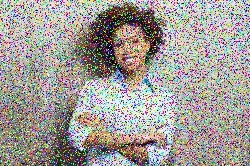
#> input picture CSU/Modules/CT_Asgmts/CSC515/Impulse_noise_image.jpg, 250 x 166 px, given in place of Kitty_image.jpg, which was not available
$ python Option2_Kitten_image_multiscale_representation.py
#> lines starting #> are read from the running program, lines starting #| are printed output that depends on the picture; pictures that were not available may be replaced by others from this repository, and a replacement may not be noted
import cv2
import sys

# Path to the input image
image_path = '/Users/tvishwak/Documents/GitHub/module3/CSU/Modules/CT_Asgmts/CSC515/Kitty_image.jpg'

# Step 1: Display the original image and extract the color channels
def extract_channels(image_path):
    # Load the image
    image = cv2.imread(image_path)
#> image is the input picture: shape (166, 250, 3); mean B, G, R 151.6, 156, 161

    # Check if the image was loaded successfully
    if image is None:
        print("Error: Unable to load the image. Please check the file path.")
        sys.exit(1)  # Exit with an error code

    # Display the original image
    cv2.imshow('Original Image', image)
    cv2.waitKey(3000)  # Wait for 3 seconds before automatically closing
    cv2.destroyAllWindows()

    # Split the image into its three color channels (Blue, Green, Red)
    blue_channel, green_channel, red_channel = cv2.split(image)
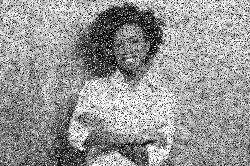
#> blue_channel: shape (166, 250); min 0, max 255, mean 151.6
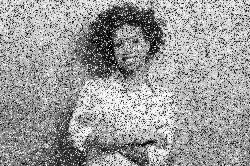
#> green_channel: shape (166, 250); min 0, max 255, mean 156
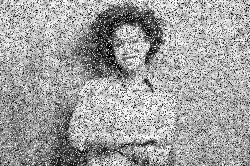
#> red_channel: shape (166, 250); min 0, max 255, mean 161

    # Save the individual channels as grayscale images
    cv2.imwrite('/Users/tvishwak/Documents/GitHub/module3/CSU/Modules/CT_Asgmts/CSC515/blue_channel.jpg', blue_channel)
    cv2.imwrite('/Users/tvishwak/Documents/GitHub/module3/CSU/Modules/CT_Asgmts/CSC515/green_channel.jpg', green_channel)
    cv2.imwrite('/Users/tvishwak/Documents/GitHub/module3/CSU/Modules/CT_Asgmts/CSC515/red_channel.jpg', red_channel)
    print("Channels saved successfully!")

    # Display the individual channels
    cv2.imshow('Blue Channel', blue_channel)
    cv2.imshow('Green Channel', green_channel)
    cv2.imshow('Red Channel', red_channel)
    cv2.waitKey(3000)  # Wait for 3 seconds before closing
    cv2.destroyAllWindows()

    return blue_channel, green_channel, red_channel

# Step 2: Merge the channels back into a single colored image
def merge_channels(blue_channel, green_channel, red_channel):
    # Merge the channels back into a colored image
    merged_image = cv2.merge([blue_channel, green_channel, red_channel])

    # Save the merged image
    merged_image_path = '/Users/tvishwak/Documents/GitHub/module3/CSU/Modules/CT_Asgmts/CSC515/merged_image.jpg'
    cv2.imwrite(merged_image_path, merged_image)
    print(f"Merged image saved at: {merged_image_path}")

    # Display the merged image
    cv2.imshow('Merged Image (Original)', merged_image)
    cv2.waitKey(3000)  # Wait for 3 seconds before closing
    cv2.destroyAllWindows()

    return merged_image

# Step 3: Swap the red and green channels, and merge them into a GRB image
def swap_channels(blue_channel, green_channel, red_channel):
    # Merge the channels in the order Green, Red, Blue (GRB)
    swapped_image = cv2.merge([green_channel, red_channel, blue_channel])
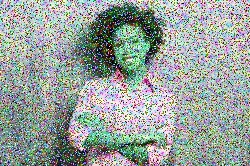
#> swapped_image: shape (166, 250, 3); mean of channels 0, 1, 2 156, 161, 151.6; drawn as B, G, R

    # Save the swapped image
    swapped_image_path = '/Users/tvishwak/Documents/GitHub/module3/CSU/Modules/CT_Asgmts/CSC515/swapped_grb_image.jpg'
    cv2.imwrite(swapped_image_path, swapped_image)
    print(f"Swapped (GRB) image saved at: {swapped_image_path}")

    # Display the swapped image
    cv2.imshow('Swapped Channels Image (GRB)', swapped_image)
    cv2.waitKey(3000)  # Wait for 3 seconds before closing
    cv2.destroyAllWindows()

    return swapped_image

# Main function to execute the steps
def main():
    # Step 1: Display the original image and extract the channels
    blue_channel, green_channel, red_channel = extract_channels(image_path)

    # Step 2: Merge the channels back into a colored 3D image
    merged_image = merge_channels(blue_channel, green_channel, red_channel)

    # Step 3: Swap the red and green channels, and merge them back (GRB format)
    swapped_image = swap_channels(blue_channel, green_channel, red_channel)

    print("Processing completed successfully! Exiting program.")
    sys.exit(0)  # Explicitly exit the program
#> (the program exits here)

$ run again, on CSU/Modules/CT_Asgmts/CSC515/Me.jpeg
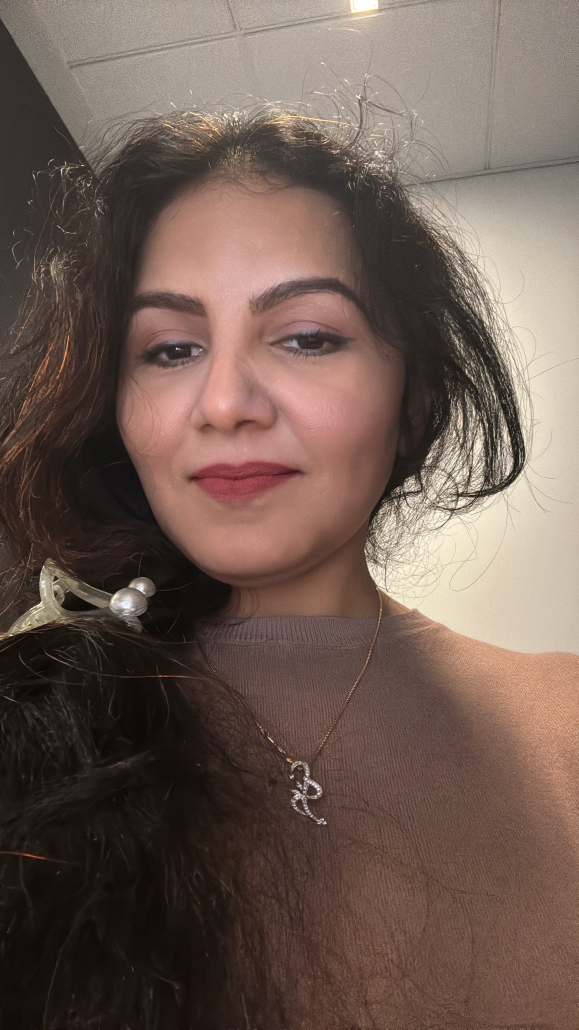
#> input picture CSU/Modules/CT_Asgmts/CSC515/Me.jpeg, 1736 x 3088 px, given in place of Kitty_image.jpg, which was not available (shown at 1/3 size)
#> in extract_channels, image is the input picture: shape (3088, 1736, 3); mean B, G, R 83.2, 92.7, 111.8
#> in extract_channels, `blue_channel, green_channel, red_channel = cv2.split(image)`:
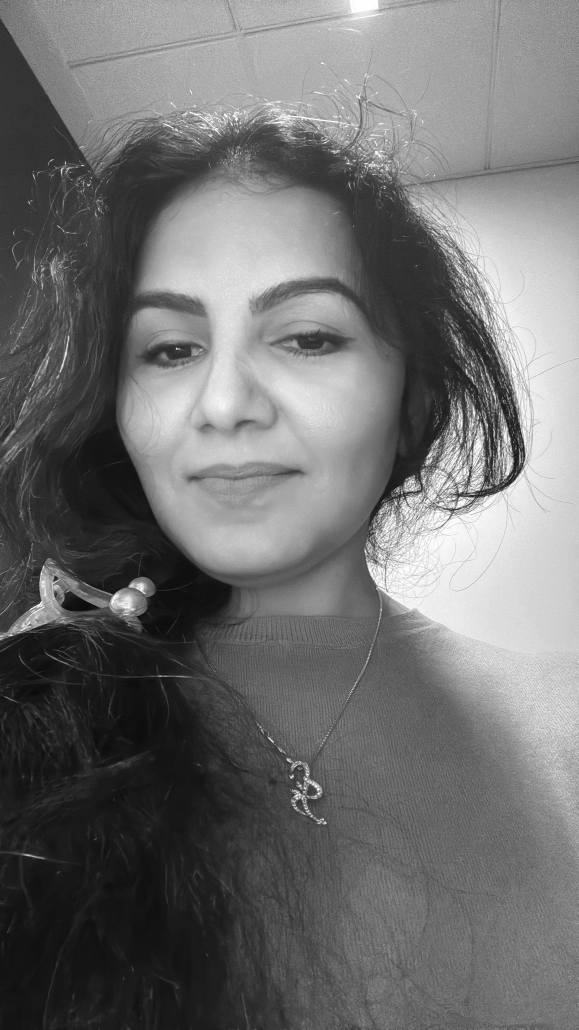
#> red_channel: shape (3088, 1736) (shown at 1/3 size); min 8, max 255, mean 111.8
#> in swap_channels, `swapped_image = cv2.merge([green_channel, red_channel, blue_channel])`:
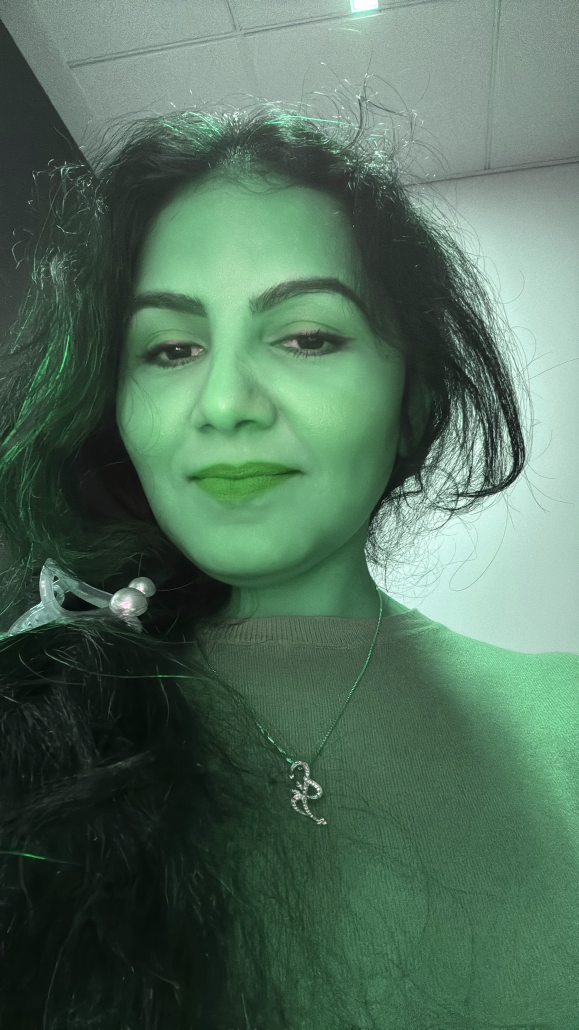
#> swapped_image: shape (3088, 1736, 3) (shown at 1/3 size); mean of channels 0, 1, 2 92.7, 111.8, 83.2; drawn as B, G, R

$ run again, on CSU/Modules/CT_Asgmts/CSC515/latent_fingerprint.png
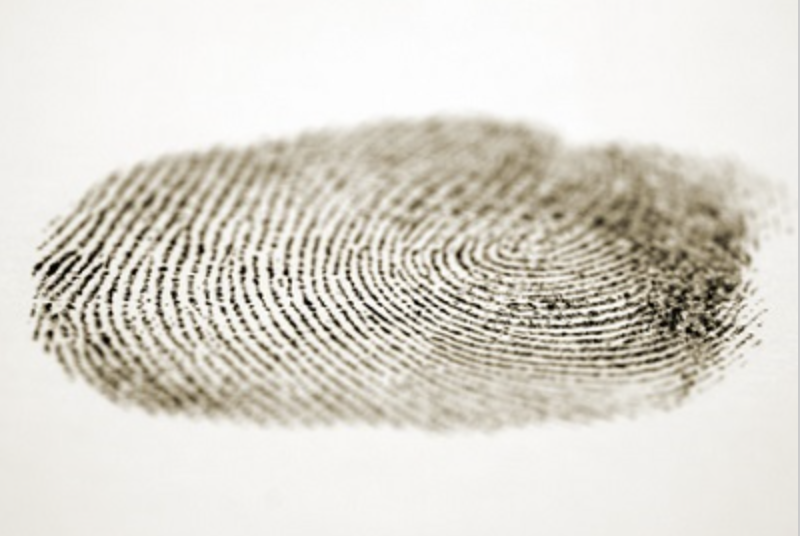
#> input picture CSU/Modules/CT_Asgmts/CSC515/latent_fingerprint.png, 800 x 536 px, given in place of Kitty_image.jpg, which was not available
#> in extract_channels, image is the input picture: shape (536, 800, 3); mean B, G, R 207.1, 215.8, 219.4
#> in extract_channels, `blue_channel, green_channel, red_channel = cv2.split(image)`:
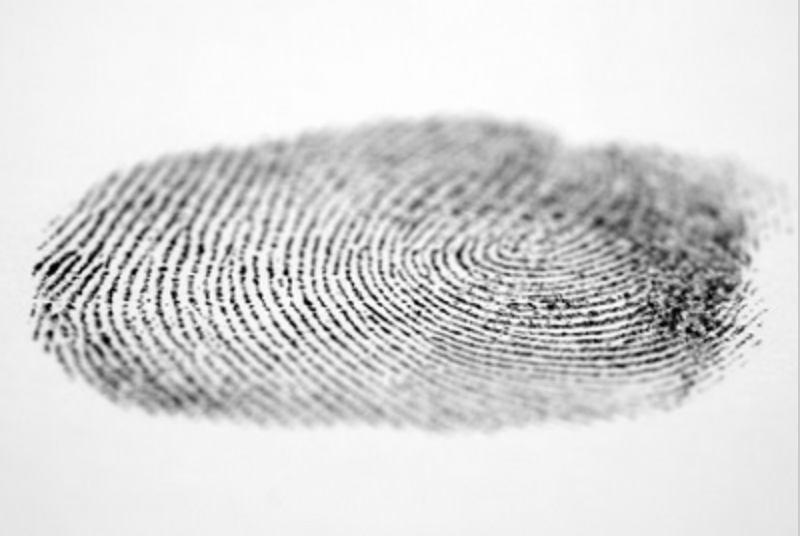
#> green_channel: shape (536, 800); min 0, max 254, mean 215.8
#> in swap_channels, `swapped_image = cv2.merge([green_channel, red_channel, blue_channel])`:
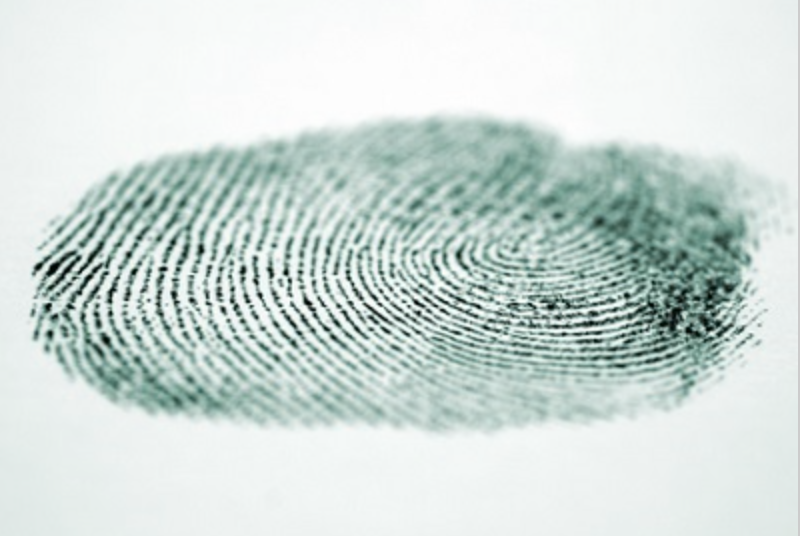
#> swapped_image: shape (536, 800, 3); mean of channels 0, 1, 2 215.8, 219.4, 207.1; drawn as B, G, R
